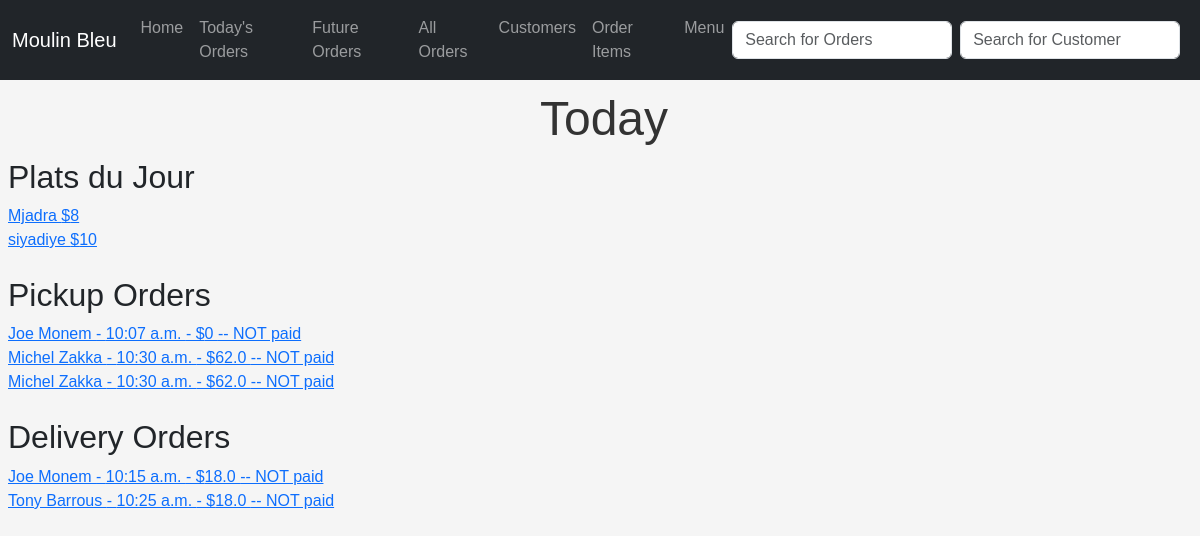
Before: / with the older database file.
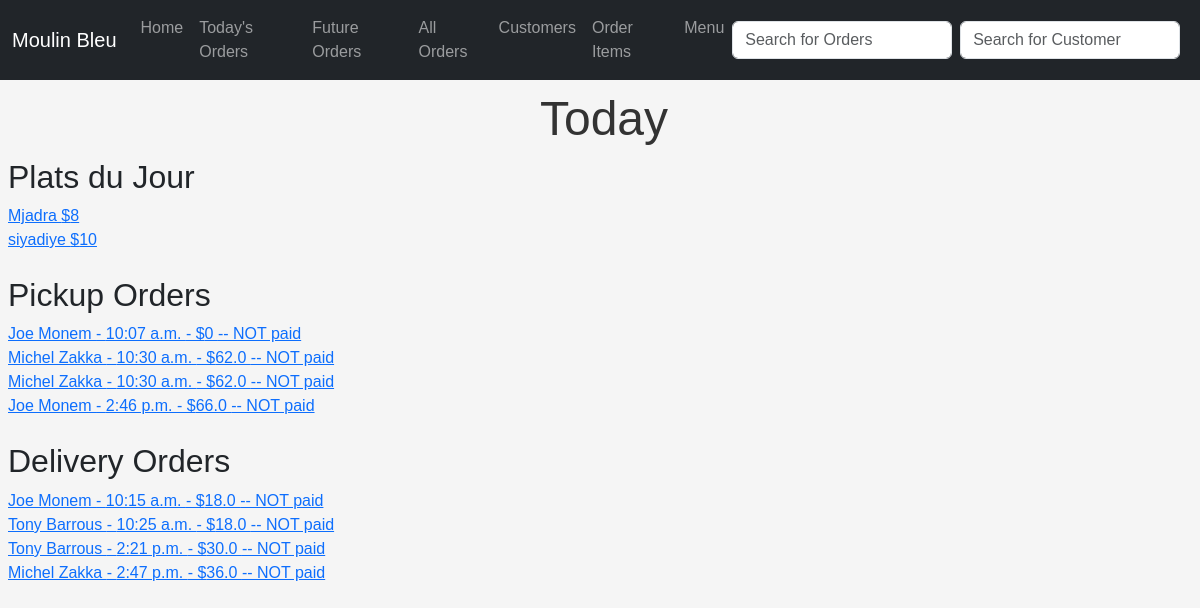
After: the same page with the newer database file.
### menuapp/models.py (models this page shows, shortened)
class FoodItem(models.Model):
    name = models.CharField(max_length=255)
    price = models.IntegerField()
    notes = models.TextField()
    plat_du_jour = models.BooleanField(default=False)

### ordersapp/models.py (models this page shows, shortened)
class Order(models.Model):
    customer = models.ForeignKey(
        Customer, on_delete=models.CASCADE, blank=False, null=False
    )
    created_at = models.DateTimeField(auto_now_add=True)
    needed_for = models.DateTimeField()
    order_items = models.ManyToManyField(OrderItem, blank=False)
    paid = models.BooleanField(null=False, default=False)
    delivery = models.BooleanField(null=False, default=False)
    notes = models.TextField(null=True)
    @property
    def total_price(self):
        return sum(item.price for item in self.order_items.all())

class OrderItem(models.Model):
    food_item = models.ForeignKey(FoodItem, on_delete=models.CASCADE)
    quantity = models.FloatField()
    @property
    def price(self):
        return self.food_item.price * self.quantity

### mainapp/models.py (models this page shows, shortened)
class Customer(models.Model):
    name = models.CharField(max_length=255)
    phone_number = models.CharField(max_length=255)
    location = models.CharField(max_length=255)
    date_added = models.DateField(default=timezone.now)

### mainapp/views.py (the view)
# urls.py: path("", HomeView.as_view(), name="home"),
class HomeView(ListView):
    model = FoodItem
    template_name = "home.html"
    context_object_name = "items"
    def get_context_data(self, **kwargs):
        context = super().get_context_data(**kwargs)
        plats_du_jour = FoodItem.objects.filter(plat_du_jour=True)
        today = timezone.now().date()
        pickup_orders_for_today = Order.objects.filter(
            needed_for__date=today, delivery=False
        ).order_by(
            "needed_for"
        )  # Displays the orders with the closest "need_for" times
        delivery_orders_for_today = Order.objects.filter(
            needed_for__date=today, delivery=True
        ).order_by(
            "needed_for"
        )  # Displays the orders with the closest "need_for" times
        context["plats_du_jour"] = plats_du_jour
        context["pickup_orders_for_today"] = pickup_orders_for_today
        context["delivery_orders_for_today"] = delivery_orders_for_today
        return context

### mainapp/templates/home.html (shortened to what this page needs)
{% extends 'base.html' %}
{%block content %}
<h1>Today</h1>
<h2>Plats du Jour</h2>
<ul>
    {% for plat_du_jour in plats_du_jour %}
    <li>
        <a href="{% url 'food_details' plat_du_jour.pk %}"> {{ plat_du_jour.name }}
            ${{plat_du_jour.price}}</a>
        <br>
    </li>
    {% endfor %}
</ul>
<br>
<h2>Pickup Orders</h2>
<ul>
    {% for pickup_order_for_today in pickup_orders_for_today %}
    <li>
        {%if pickup_order_for_today.paid == False%}
        <a href="{%url 'order_details' pickup_order_for_today.pk %}"> {{pickup_order_for_today.customer.name}} -
            {{pickup_order_for_today.needed_for.time}} -
            ${{pickup_order_for_today.total_price}} -- NOT paid </a>
        {%else%}
        <a href="{%url 'order_details' pickup_order_for_today.pk %}"> {{pickup_order_for_today.customer.name}} -
            {{pickup_order_for_today.needed_for.time}} -
            ${{pickup_order_for_today.total_price}} -- PAID </a>
        {%endif%}
        <br>
    </li>
    {% endfor %}
</ul>
<br>
<h2>Delivery Orders</h2>
<ul>
    {% for delivery_order_for_today in delivery_orders_for_today %}
    <li>
        {%if delivery_order_for_today.paid == False%}
        <a href="{%url 'order_details' delivery_order_for_today.pk %}"> {{delivery_order_for_today.customer.name}} -
            {{delivery_order_for_today.needed_for.time}} -
            ${{delivery_order_for_today.total_price}} -- NOT paid </a>
        {%else%}
        <a href="{%url 'order_details' delivery_order_for_today.pk %}"> {{delivery_order_for_today.customer.name}} -
            {{delivery_order_for_today.needed_for.time}} -
            ${{delivery_order_for_today.total_price}} -- PAID </a>
        {%endif%}
        <br>
    </li>
    {% endfor %}
</ul>
{% endblock %}

Changed rows visible on the page:
added Order: customer.name "Joe Monem", needed_for.time "2:46 p.m.", total_price "66.0", shown under "Pickup Orders"
added Order: customer.name "Tony Barrous", needed_for.time "2:21 p.m.", total_price "30.0", shown under "Delivery Orders"
added Order: customer.name "Michel Zakka", needed_for.time "2:47 p.m.", total_price "36.0", shown under "Delivery Orders"
